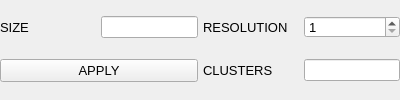
	<widget class="QWidget" name="panelClusterVertices">
	  <property name="sizePolicy">
	    <sizepolicy hsizetype="Expanding" vsizetype="Fixed">
	      <horstretch>0</horstretch>
	      <verstretch>0</verstretch>
	    </sizepolicy>
	  </property>
	  <property name="visible">
	    <bool>false</bool>
	  </property>

	  <layout class="QGridLayout" name="panelClusterVerticesGridLayout">
	    <property name="leftMargin">
	      <number>0</number>
	    </property>
	    <property name="topMargin">
	      <number>0</number>
	    </property>
	    <property name="rightMargin">
	      <number>0</number>
	    </property>
	    <property name="bottomMargin">
	      <number>0</number>
	    </property>
	    <property name="spacing">
	      <number>5</number>
	    </property>

	    <item row="0" column="0">
	      <widget class="QLabel" name="labelClusterSize">
		<property name="sizePolicy">
		  <sizepolicy hsizetype="Expanding" vsizetype="Fixed">
		    <horstretch>1</horstretch>
		    <verstretch>0</verstretch>
		  </sizepolicy>
		</property>
		<property name="minimumSize">
		  <size>
		    <width>50</width>
		    <height>22</height>
		  </size>
		</property>
		<property name="maximumSize">
		  <size>
		    <width>10000</width>
		    <height>22</height>
		  </size>
		</property>
		<property name="margin">
		  <number>5</number>
		</property>
		<property name="alignment">
		  <set>Qt::AlignLeft|Qt::AlignVCenter</set>
		</property>
		<property name="text">
		  <string>SIZE</string>
		</property>
		<property name="font">
		  <font>
		    <pointsize>10</pointsize>
		  </font>
		</property>
	      </widget>
	    </item>

	    <item row="0" column="1">
	      <widget class="QLineEdit" name="editClusterSize">
		<property name="sizePolicy">
		  <sizepolicy hsizetype="Expanding" vsizetype="Fixed">
		    <horstretch>1</horstretch>
		    <verstretch>0</verstretch>
		  </sizepolicy>
		</property>
		<property name="minimumSize">
		  <size>
		    <width>50</width>
		    <height>22</height>
		  </size>
		</property>
		<property name="maximumSize">
		  <size>
		    <width>10000</width>
		    <height>22</height>
		  </size>
		</property>
		<property name="font">
		  <font>
		    <pointsize>10</pointsize>
		  </font>
		</property>
		<property name="readOnly">
		  <bool>true</bool>
		</property>
	      </widget>
	    </item>

	    <item row="0" column="2">
	      <widget class="QLabel" name="labelClusterResolution">
		<property name="sizePolicy">
		  <sizepolicy hsizetype="Expanding" vsizetype="Fixed">
		    <horstretch>1</horstretch>
		    <verstretch>0</verstretch>
		  </sizepolicy>
		</property>
		<property name="minimumSize">
		  <size>
		    <width>50</width>
		    <height>22</height>
		  </size>
		</property>
		<property name="maximumSize">
		  <size>
		    <width>10000</width>
		    <height>22</height>
		  </size>
		</property>
		<property name="margin">
		  <number>5</number>
		</property>
		<property name="alignment">
		  <set>Qt::AlignLeft|Qt::AlignVCenter</set>
		</property>
		<property name="text">
		  <string>RESOLUTION</string>
		</property>
		<property name="font">
		  <font>
		    <pointsize>10</pointsize>
		  </font>
		</property>
	      </widget>
	    </item>

	    <item row="0" column="3">
	      <widget class="QSpinBox" name="spinBoxClusterResolution">
		<property name="sizePolicy">
		  <sizepolicy hsizetype="Expanding" vsizetype="Fixed">
		    <horstretch>1</horstretch>
		    <verstretch>0</verstretch>
		  </sizepolicy>
		</property>
		<property name="minimumSize">
		  <size>
		    <width>50</width>
		    <height>22</height>
		  </size>
		</property>
		<property name="maximumSize">
		  <size>
		    <width>10000</width>
		    <height>22</height>
		  </size>
		</property>
		<property name="minimum">
		  <number>1</number>
		</property>
		<property name="maximum">
		  <number>10000</number>
		</property>
		<property name="value">
		  <number>1</number>
		</property>
		<property name="font">
		  <font>
		    <pointsize>10</pointsize>
		  </font>
		</property>
	      </widget>
	    </item>

	    <item row="1" column="0" colspan="2">
	      <widget class="QPushButton"
		      name="pushButtonClusterVerticesApply">
		<property name="sizePolicy">
		  <sizepolicy hsizetype="Expanding" vsizetype="Fixed">
		    <horstretch>1</horstretch>
		    <verstretch>0</verstretch>
		  </sizepolicy>
		</property>	
		<property name="text">
		  <string>APPLY</string>
		</property>
		<property name="font">
		  <font>
		    <pointsize>10</pointsize>
		  </font>
		</property>
	      </widget>
	    </item>


	    <item row="1" column="2">
	      <widget class="QLabel" name="labelClusterNumber">
		<property name="sizePolicy">
		  <sizepolicy hsizetype="Expanding" vsizetype="Fixed">
		    <horstretch>1</horstretch>
		    <verstretch>0</verstretch>
		  </sizepolicy>
		</property>
		<property name="minimumSize">
		  <size>
		    <width>50</width>
		    <height>22</height>
		  </size>
		</property>
		<property name="maximumSize">
		  <size>
		    <width>10000</width>
		    <height>22</height>
		  </size>
		</property>
		<property name="margin">
		  <number>5</number>
		</property>
		<property name="alignment">
		  <set>Qt::AlignLeft|Qt::AlignVCenter</set>
		</property>
		<property name="text">
		  <string>CLUSTERS</string>
		</property>
		<property name="font">
		  <font>
		    <pointsize>10</pointsize>
		  </font>
		</property>
	      </widget>
	    </item>

	    <item row="1" column="3">
	      <widget class="QLineEdit" name="editClusterNumber">
		<property name="sizePolicy">
		  <sizepolicy hsizetype="Expanding" vsizetype="Fixed">
		    <horstretch>1</horstretch>
		    <verstretch>0</verstretch>
		  </sizepolicy>
		</property>
		<property name="minimumSize">
		  <size>
		    <width>50</width>
		    <height>22</height>
		  </size>
		</property>
		<property name="maximumSize">
		  <size>
		    <width>10000</width>
		    <height>22</height>
		  </size>
		</property>
		<property name="font">
		  <font>
		    <pointsize>10</pointsize>
		  </font>
		</property>
	      </widget>
	    </item>


	  </layout>
	</widget>
